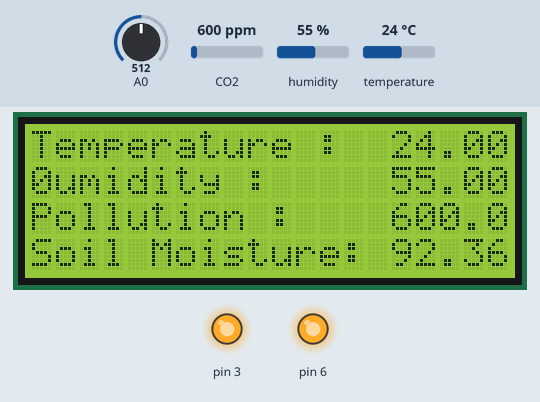
This sketch was run on a simulated Arduino Uno, built with avr-gcc and run on an emulated ATmega328P. Parts: 20×4 character LCD, output pins drawn as LEDs (lit = HIGH). The inputs (shaded band) are chosen by the test bench; at power-on: CO2 600 ppm, A0 = 512, humidity 55 %, temperature 24 °C. What the sketch prints to the serial monitor is not drawn.

Above: at 1.2 s.
1.3 s: CO2 set to 1050 ppm
At 14.1 s:
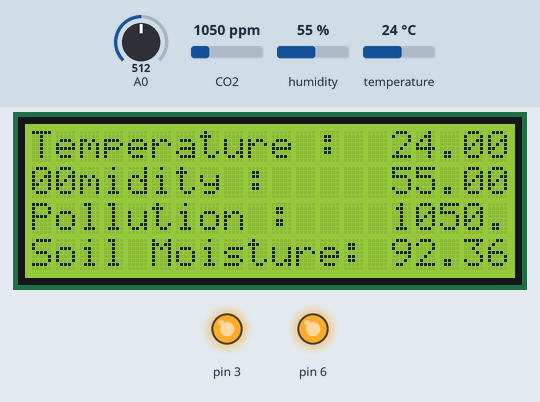
15.2 s: A0 set to 487
At 28.0 s:
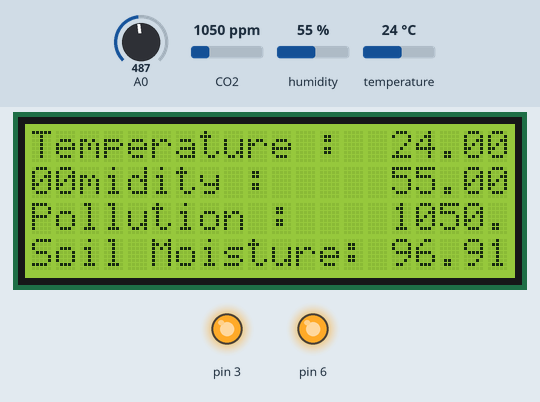
28.9 s: A0 set to 460
At 42.0 s:
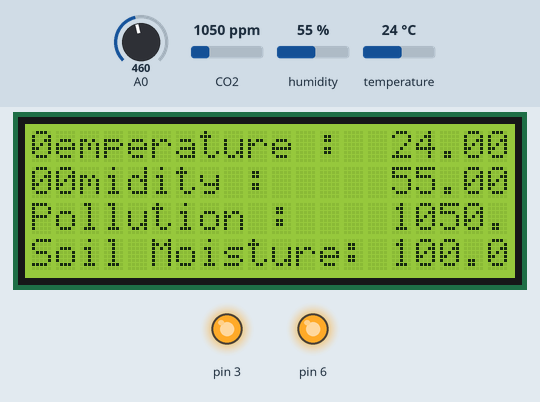
42.5 s: CO2 set to 452 ppm
At 55.8 s:
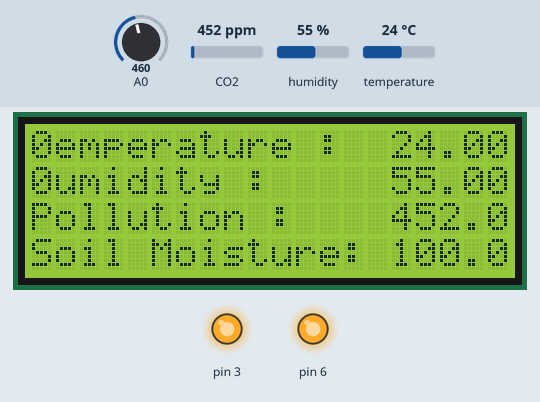
56.1 s: humidity set to 22 %
At 69.5 s:
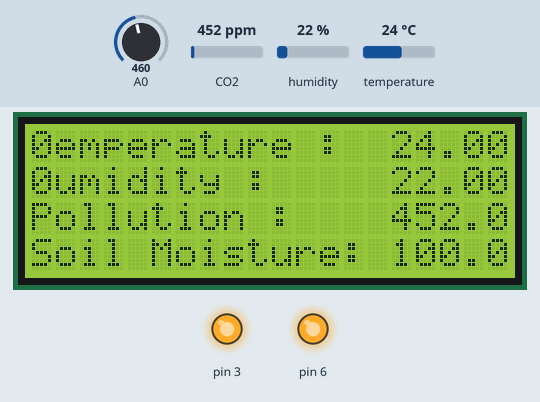
69.8 s: temperature set to 12 °C
At 82.4 s:
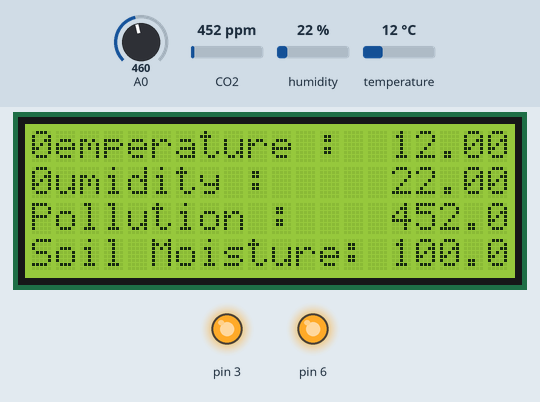
Timing chart, 0 to 83.9 s (numbered marks = the images above; inputs shaded):
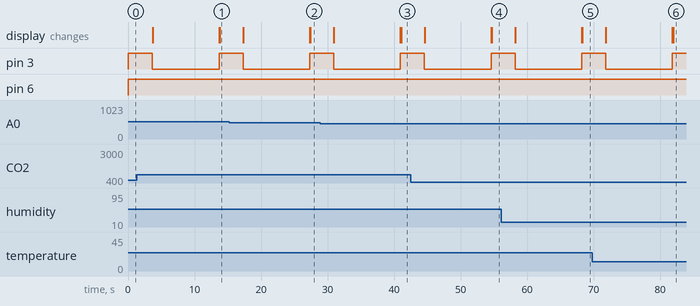

Measured:
- the behaviour switches between 471 and 470 on A0 (found by bisection; images 2 and 3)
- after the input at 1.3 s, the display: first differs from a run without the input after 12.5 s (image 1)
- after the input at 28.9 s, the display: first differs from a run without the input after 12.2 s (image 3)
- after the input at 42.5 s, the display: first differs from a run without the input after 12.2 s (image 4)

The sketch:

sketch_oct31b.ino
```cpp
#include "Wire.h"
#include "DHT.h"
#include "MQ135.h"
#include "LiquidCrystal_I2C.h"
/////////////////Varibles//////////////////
float sensor;
float temp;
float soil;
float ppm;
float humi;
///////////////Sensor define//////////////
#define dhtpin 7
#define dhttype DHT11
DHT dht(dhtpin , dhttype);
LiquidCrystal_I2C lcd(0x27 ,20 ,4);
MQ135 mq(A1);
///////////////////////////////////////////
void setup() {
lcd.init();
lcd.backlight();
dht.begin();
Serial.begin(9600);
pinMode(3,OUTPUT);
pinMode(6,OUTPUT);
}

void loop() {
  // put your main code here, to run repeatedly:

digitalWrite(3 , HIGH);
digitalWrite(6 , HIGH);
////////////////////Reading all values////// ///////////////////
sensor = analogRead(A0);
soil = abs(((sensor-1020)/550)*100);
if (soil>100){
  soil = 100;
}
ppm = mq.getPPM();
temp = dht.readTemperature();
humi = dht.readHumidity();
////////////////////Send values////////////////////////////
Serial.print(temp);
Serial.print(" °C|");
Serial.print(humi);
Serial.print(" %|");
Serial.print(ppm);
Serial.print("|");
Serial.print(soil);
Serial.println(" %");
//////////////////////////Print on LCD/////////////////////////////////
lcd.print("Temperature :  ");
lcd.print(temp);
lcd.setCursor(0,1);
lcd.print("Humidity :     ");
lcd.print(humi);
lcd.setCursor(0,2);
lcd.print("Pollution :    ");
lcd.print(ppm);
lcd.setCursor(0,3);
lcd.print("Soil Moisture: ");
lcd.print(soil);
delay(3500);
lcd.clear();
////////////////////////Checking for warning/////////////////////////
if (temp> 35){
  digitalWrite(3,LOW);
  lcd.setCursor(2, 1);
  lcd.print("TEMPRATURE HIGH!");
  lcd.setCursor(7, 2);
  lcd.print("FAN ON");
  delay(7000);
  lcd.clear();
}
else if (humi> 95){
  digitalWrite(3,LOW);
  lcd.setCursor(3,1);
  lcd.print("HUMIDITY HIGH!");
  lcd.setCursor(7,2);
  lcd.print("FAN ON");
  delay(7000);
  lcd.clear();
}

else if (ppm > 60){
  digitalWrite(3,LOW);
  lcd.setCursor(5,1);
  lcd.print("AIR Q. BAD");
  lcd.setCursor(5, 2);
  lcd.print("EXHAUST ON");
  delay(10000);
  lcd.clear();

}
else if (soil <= 60) {
  digitalWrite(6,LOW);
  lcd.setCursor(1,1);
  lcd.print("SOIL MOISTURE LOW!");
  lcd.setCursor(6,2);
  lcd.print("PUMP ON.");
  delay(5000);
  lcd.clear();
}

}
```
